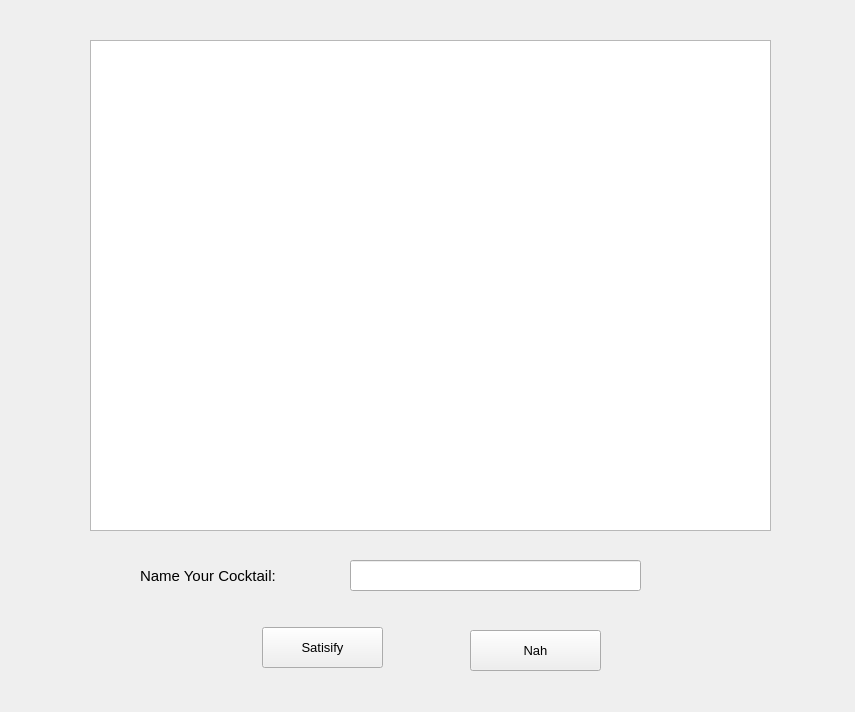
<?xml version="1.0" encoding="UTF-8"?>
<ui version="4.0">
 <class>Form</class>
 <widget class="QWidget" name="Form">
  <property name="geometry">
   <rect>
    <x>0</x>
    <y>0</y>
    <width>855</width>
    <height>712</height>
   </rect>
  </property>
  <property name="windowTitle">
   <string>Form</string>
  </property>
  <widget class="QTextBrowser" name="result_box">
   <property name="geometry">
    <rect>
     <x>90</x>
     <y>40</y>
     <width>681</width>
     <height>491</height>
    </rect>
   </property>
  </widget>
  <widget class="QLabel" name="label">
   <property name="geometry">
    <rect>
     <x>140</x>
     <y>550</y>
     <width>211</width>
     <height>51</height>
    </rect>
   </property>
   <property name="font">
    <font>
     <pointsize>11</pointsize>
    </font>
   </property>
   <property name="text">
    <string>Name Your Cocktail:</string>
   </property>
  </widget>
  <widget class="QPushButton" name="satisify_btn">
   <property name="geometry">
    <rect>
     <x>262</x>
     <y>627</y>
     <width>121</width>
     <height>41</height>
    </rect>
   </property>
   <property name="font">
    <font>
     <pointsize>10</pointsize>
    </font>
   </property>
   <property name="text">
    <string>Satisify</string>
   </property>
  </widget>
  <widget class="QPushButton" name="no_btn">
   <property name="geometry">
    <rect>
     <x>470</x>
     <y>630</y>
     <width>131</width>
     <height>41</height>
    </rect>
   </property>
   <property name="font">
    <font>
     <pointsize>10</pointsize>
    </font>
   </property>
   <property name="text">
    <string>Nah</string>
   </property>
  </widget>
  <widget class="QLineEdit" name="cock_tail_name">
   <property name="geometry">
    <rect>
     <x>350</x>
     <y>560</y>
     <width>291</width>
     <height>31</height>
    </rect>
   </property>
  </widget>
 </widget>
 <resources/>
 <connections/>
</ui>
